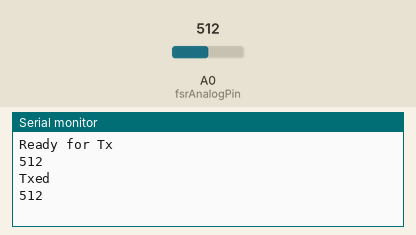
Bench run of a sketch on a simulated Arduino Uno, built with avr-gcc and run on an emulated ATmega328P. On the bench: the last lines printed to the serial monitor. The inputs (shaded band) are chosen by the test bench; at power-on: A0 (fsrAnalogPin) = 512. No radio packets arrive unless stated.

Above: at 1.8 s.
1.9 s: A0 (fsrAnalogPin) set to 716
At 3.0 s:
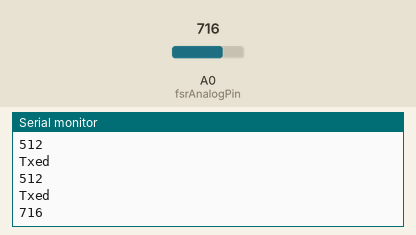
3.4 s: A0 (fsrAnalogPin) set to 900
At 5.1 s:
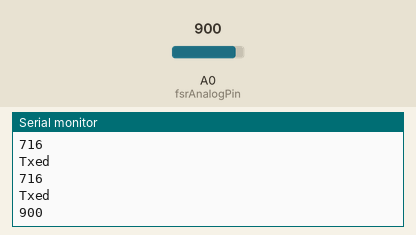
Timing chart, 0 to 6.6 s (numbered marks = the images above; inputs shaded):
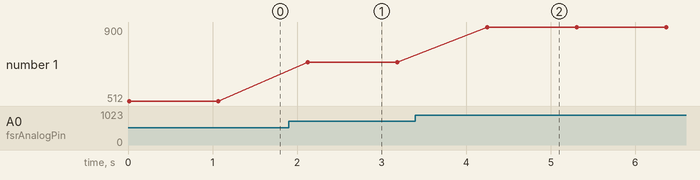

Measured:
- after the input at 1.9 s, the serial monitor: prints a new line after 0.23 s (image 1)
- after the input at 3.4 s, the serial monitor: prints a new line after 0.85 s (image 2)
- plotted number 1: 512 → 716 after the input at 1.9 s, 716 → 900 after the input at 3.4 s

The sketch:

rf_tx_2.ino
```cpp
#include <VirtualWire.h>

int fsrAnalogPin = 0;
int fsrReading;

void setup()
{
  // Initialize the IO and ISR
  vw_setup(2000); // Bits per sec
  Serial.begin(9600);
  Serial.println("Ready for Tx");
}

void loop()
{
  fsrReading = analogRead(fsrAnalogPin);
  Serial.println(fsrReading);
  if(fsrReading>40)
  {
    send("H");
    delay(1000);
    Serial.println("Txed");

  }

}

void send (char *message)
{
  vw_send((uint8_t *)message, strlen(message));
  vw_wait_tx(); // Wait until the whole message is gone
}
```
